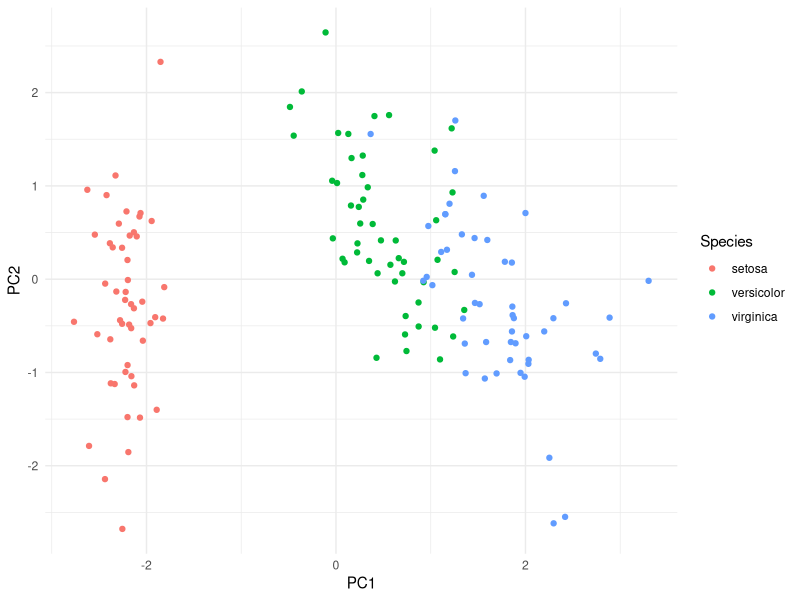

The R source for this figure:
## ---- chunk 1
head(iris)
library(ggplot2)
library(dplyr)
library(corrplot)

#3remove any non-numeric variables
iris_num <- select(iris,-Species)
iris_num

## do pca
pcas <- prcomp(iris_num,scale. = T)
pcas
summary(pcas)
pcas$rotation

# get the x values of pcas and make it a data frame
pca_vals <- as.data.frame(pcas$x)
pca_vals$Species <- iris$Species
ggplot(pca_vals,aes(PC1,PC2, color = Species))+
  geom_point()+
  theme_minimal()
# setosa tends to be on its own while 
#versicolor and virginica tend to be together
# pc values are principal components and are 
#different axis that we slice the data with to find 
#where the most variation is
